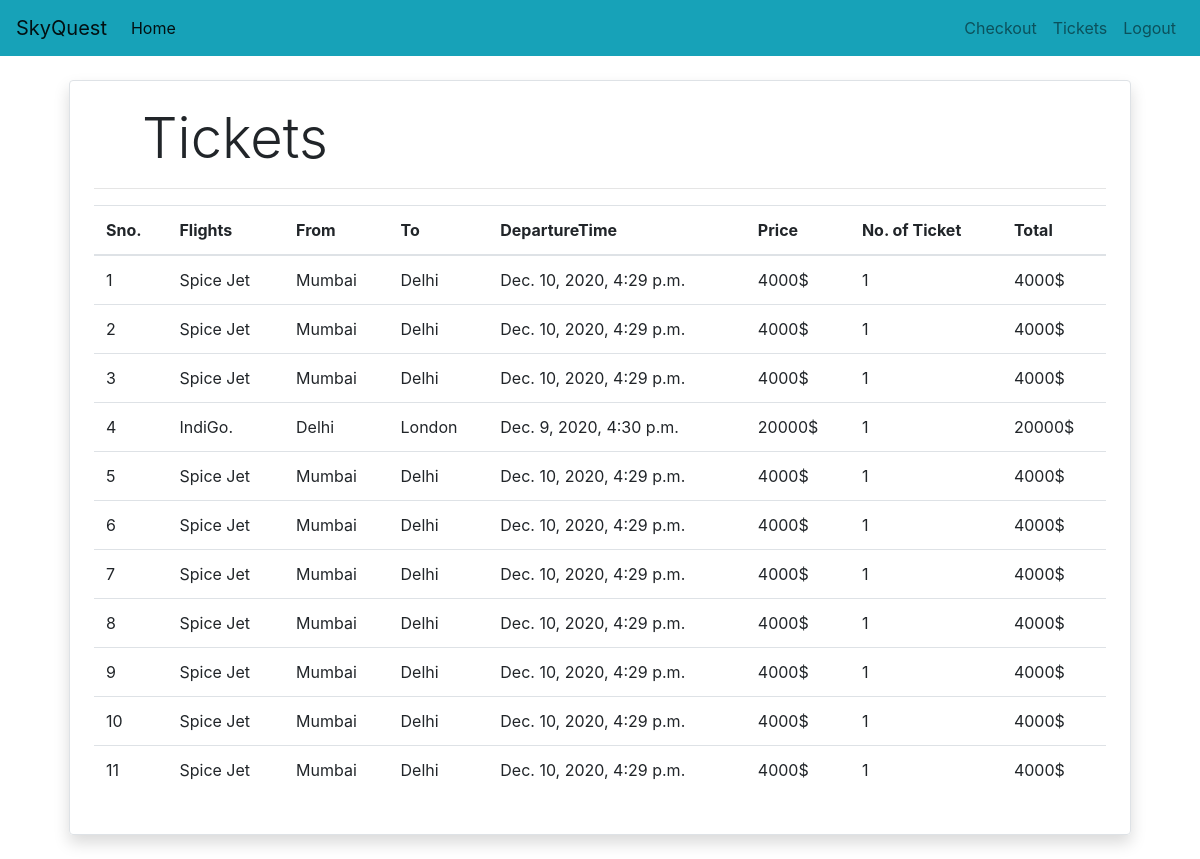
The app's page /BookedTicket (signed in) with its own data.
### Airline/models.py (models this page shows, shortened)
class Booking(models.Model):
    flight = models.ForeignKey(FlightDetail,
                                on_delete=models.CASCADE)
    passenger = models.ForeignKey(Passenger,
                                 on_delete=models.CASCADE)
    NumberOfTraveller = models.IntegerField(default=1)
    Price = models.IntegerField()
    date = models.DateTimeField(default=timezone.now)
    BookingId = models.CharField(max_length=50,null=True,blank=True)
    status = models.BooleanField(default=False)
    @staticmethod
    def get_Bookings_by_passenger(passenger_id):
        return Booking.objects.filter(passenger=passenger_id).order_by('-date')

class FlightDetail(models.Model):
    AirlineName = models.CharField(max_length=30,)
    FromLocation = models.ForeignKey(Place,on_delete=models.CASCADE,related_name='From',null=True,blank=True)
    ToLocation = models.ForeignKey(Place,on_delete=models.CASCADE,related_name='To',null=True,blank=True)
    DepartureTime = models.DateTimeField()
    ArrivalTime = models.DateTimeField(null=True, blank=True)
    Price = models.IntegerField()
    Duration = models.DurationField()
    AvailableSeat = models.IntegerField(null=True)

class Place(models.Model):
    name = models.CharField(max_length=50,null=True,blank=True)
    def __str__(self):
        return self.name

### Airline/views.py (the view)
# urls.py: path('BookedTicket', BookedTicketView.as_view() , name='BookedTicket'),
class BookedTicketView(View):
    def get(self , request ):
        passenger = request.session.get('passenger')
        Bookings = Booking.get_Bookings_by_passenger(passenger)
        print(Bookings)
        return render(request , 'BookedTicket.html'  , {'Bookings' : Bookings})

### Airline/templatetags/custom_filter.py (called while the page is built)
@register.filter(name='currency')
def currency(number):
    return str(number) + "$"

@register.filter(name='multiply')
def multiply(number , number1):
    return number * number1

### Airline/templates/BookedTicket.html
{% extends 'base.html' %}
{% block content %}
{% load cart %}
{% load custom_filter %}
<div class="container">
   <div class="border rounded p-4 m-4 shadow">
        <p class="display-4 pl-4 ml-4">Tickets</p>
        <hr>
        <table class="table">
            <thead>
                <tr>
                    <th>Sno.</th>
                    <th>Flights</th>
                    <th>From</th>
                    <th>To</th>
                    <th>DepartureTime</th>
                    <th>Price</th>
                    <th>No. of Ticket</th>
                    <th>Total</th>
                </tr>
            </thead>
            <tbody>
                {% for Booking in Bookings %}
                <tr>
                    <td>{{forloop.counter}}</td>
                    <td>{{Booking.flight.AirlineName}}</td>
                    <td>{{Booking.flight.FromLocation}}</td>
                    <td>{{Booking.flight.ToLocation}}</td>
                    <td>{{Booking.flight.DepartureTime}}</td>
                    <td>{{Booking.Price|currency}}</td>
                    <td>{{ Booking.NumberOfTraveller }}</td>
                    <td>{{ Booking.NumberOfTraveller|multiply:Booking.Price|currency }}</td>
                </tr>
                {% endfor %}
            </tbody>
        </table>
   </div>
</div>
{% endblock %}

### records on screen
Booking: flight.AirlineName "Spice Jet", flight.FromLocation "Mumbai", flight.ToLocation "Delhi", flight.DepartureTime "Dec. 10, 2020, 4:29 p.m.", Price "4000$", NumberOfTraveller "1", NumberOfTraveller|multiply "4000$"
Booking: flight.AirlineName "Spice Jet", flight.FromLocation "Mumbai", flight.ToLocation "Delhi", flight.DepartureTime "Dec. 10, 2020, 4:29 p.m.", Price "4000$", NumberOfTraveller "1", NumberOfTraveller|multiply "4000$"
Booking: flight.AirlineName "Spice Jet", flight.FromLocation "Mumbai", flight.ToLocation "Delhi", flight.DepartureTime "Dec. 10, 2020, 4:29 p.m.", Price "4000$", NumberOfTraveller "1", NumberOfTraveller|multiply "4000$"
Booking: flight.AirlineName "IndiGo.", flight.FromLocation "Delhi", flight.ToLocation "London", flight.DepartureTime "Dec. 9, 2020, 4:30 p.m.", Price "20000$", NumberOfTraveller "1", NumberOfTraveller|multiply "20000$"
Booking: flight.AirlineName "Spice Jet", flight.FromLocation "Mumbai", flight.ToLocation "Delhi", flight.DepartureTime "Dec. 10, 2020, 4:29 p.m.", Price "4000$", NumberOfTraveller "1", NumberOfTraveller|multiply "4000$"
Booking: flight.AirlineName "Spice Jet", flight.FromLocation "Mumbai", flight.ToLocation "Delhi", flight.DepartureTime "Dec. 10, 2020, 4:29 p.m.", Price "4000$", NumberOfTraveller "1", NumberOfTraveller|multiply "4000$"
Booking: flight.AirlineName "Spice Jet", flight.FromLocation "Mumbai", flight.ToLocation "Delhi", flight.DepartureTime "Dec. 10, 2020, 4:29 p.m.", Price "4000$", NumberOfTraveller "1", NumberOfTraveller|multiply "4000$"
Booking: flight.AirlineName "Spice Jet", flight.FromLocation "Mumbai", flight.ToLocation "Delhi", flight.DepartureTime "Dec. 10, 2020, 4:29 p.m.", Price "4000$", NumberOfTraveller "1", NumberOfTraveller|multiply "4000$"
Booking: flight.AirlineName "Spice Jet", flight.FromLocation "Mumbai", flight.ToLocation "Delhi", flight.DepartureTime "Dec. 10, 2020, 4:29 p.m.", Price "4000$", NumberOfTraveller "1", NumberOfTraveller|multiply "4000$"
Booking: flight.AirlineName "Spice Jet", flight.FromLocation "Mumbai", flight.ToLocation "Delhi", flight.DepartureTime "Dec. 10, 2020, 4:29 p.m.", Price "4000$", NumberOfTraveller "1", NumberOfTraveller|multiply "4000$"
Booking: flight.AirlineName "Spice Jet", flight.FromLocation "Mumbai", flight.ToLocation "Delhi", flight.DepartureTime "Dec. 10, 2020, 4:29 p.m.", Price "4000$", NumberOfTraveller "1", NumberOfTraveller|multiply "4000$"
